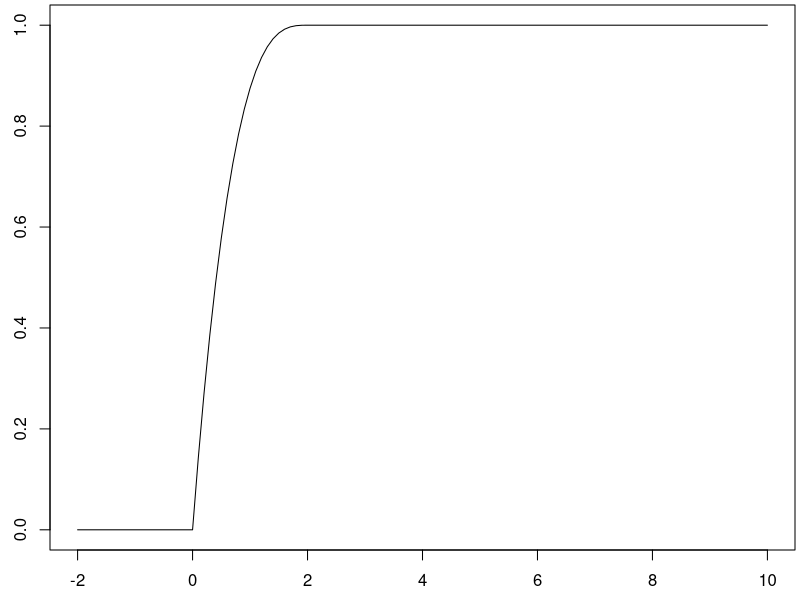

Generate this figure with R:
F <- function(x){
  out <- rep(-1, length(x))
  out[(x <= 0)] <- rep(0,length(x[x <= 0]))
  out[(0 < x) & (x < 2)] <- (3/2)*x[(0 < x) & (x < 2)] - (3/4)*x[(0 < x) & (x < 2)]^2 + (1/8)*x[(0 < x) & (x < 2)]^3
  out[(x >= 2)] <- rep(1,length(x[x >= 2]))
  return(out) }

x.val <- seq(-2,10,0.1)
par(mfrow=c(1,1),mar=c(2.5,2.5,0.25,0.25))
plot(x.val,F(x.val),type='l')